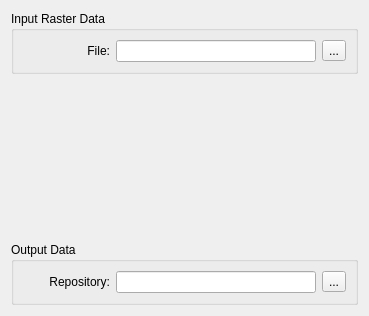
<?xml version="1.0" encoding="UTF-8"?>
<ui version="4.0">
 <class>SlopeWidgetForm</class>
 <widget class="QWidget" name="SlopeWidgetForm">
  <property name="geometry">
   <rect>
    <x>0</x>
    <y>0</y>
    <width>366</width>
    <height>316</height>
   </rect>
  </property>
  <property name="windowTitle">
   <string>Slope</string>
  </property>
  <layout class="QGridLayout" name="gridLayout_9">
   <item row="0" column="0">
    <layout class="QGridLayout" name="gridLayout_8">
     <item row="0" column="0">
      <widget class="QGroupBox" name="groupBox_3">
       <property name="title">
        <string>Input Raster Data</string>
       </property>
       <property name="flat">
        <bool>true</bool>
       </property>
       <layout class="QGridLayout" name="gridLayout_4">
        <item row="0" column="0">
         <layout class="QGridLayout" name="gridLayout_3">
          <item row="0" column="0">
           <widget class="QLabel" name="label_4">
            <property name="minimumSize">
             <size>
              <width>87</width>
              <height>0</height>
             </size>
            </property>
            <property name="text">
             <string>File:</string>
            </property>
            <property name="alignment">
             <set>Qt::AlignRight|Qt::AlignTrailing|Qt::AlignVCenter</set>
            </property>
           </widget>
          </item>
          <item row="0" column="1">
           <widget class="QLineEdit" name="m_imageLineEdit"/>
          </item>
          <item row="0" column="2">
           <widget class="QToolButton" name="m_addImageToolButton">
            <property name="text">
             <string>...</string>
            </property>
           </widget>
          </item>
         </layout>
        </item>
       </layout>
      </widget>
     </item>
     <item row="2" column="0">
      <widget class="QGroupBox" name="groupBox_2">
       <property name="title">
        <string>Output Data</string>
       </property>
       <property name="flat">
        <bool>true</bool>
       </property>
       <layout class="QGridLayout" name="gridLayout_2">
        <item row="0" column="0">
         <layout class="QGridLayout" name="gridLayout">
          <item row="0" column="0">
           <widget class="QLabel" name="label_5">
            <property name="minimumSize">
             <size>
              <width>87</width>
              <height>0</height>
             </size>
            </property>
            <property name="text">
             <string>Repository:</string>
            </property>
            <property name="alignment">
             <set>Qt::AlignRight|Qt::AlignTrailing|Qt::AlignVCenter</set>
            </property>
           </widget>
          </item>
          <item row="0" column="1">
           <widget class="QLineEdit" name="m_outputRepoLineEdit">
            <property name="minimumSize">
             <size>
              <width>200</width>
              <height>0</height>
             </size>
            </property>
            <property name="readOnly">
             <bool>true</bool>
            </property>
           </widget>
          </item>
          <item row="0" column="2">
           <widget class="QToolButton" name="m_outputRepoToolButton">
            <property name="text">
             <string>...</string>
            </property>
           </widget>
          </item>
         </layout>
        </item>
       </layout>
      </widget>
     </item>
     <item row="1" column="0">
      <spacer name="verticalSpacer">
       <property name="orientation">
        <enum>Qt::Vertical</enum>
       </property>
       <property name="sizeHint" stdset="0">
        <size>
         <width>20</width>
         <height>40</height>
        </size>
       </property>
      </spacer>
     </item>
    </layout>
   </item>
  </layout>
 </widget>
 <tabstops>
  <tabstop>m_imageLineEdit</tabstop>
  <tabstop>m_addImageToolButton</tabstop>
  <tabstop>m_outputRepoLineEdit</tabstop>
  <tabstop>m_outputRepoToolButton</tabstop>
 </tabstops>
 <resources/>
 <connections/>
</ui>
